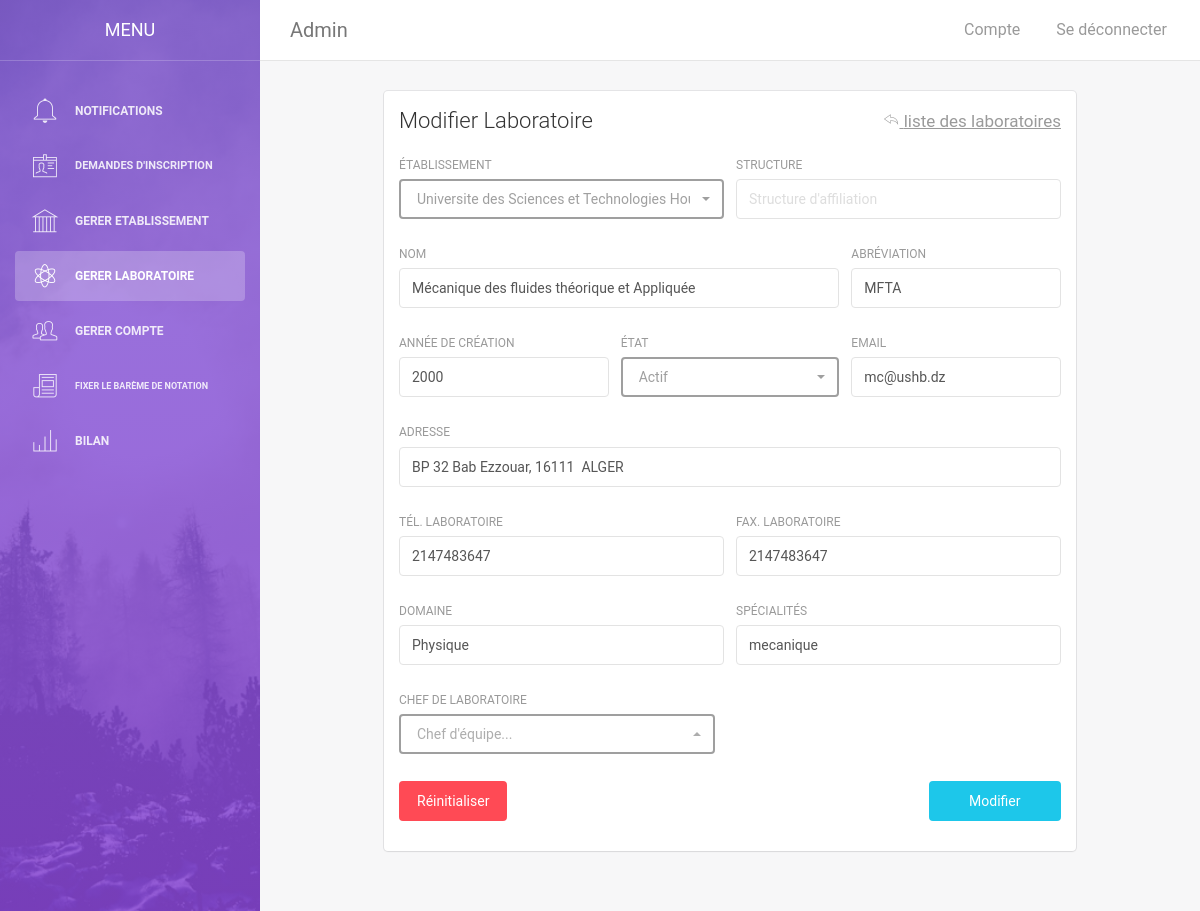
Page /adminModifierLabo.php?modifier=55 (signed in) on the committed database.
### tables this page shows
CREATE TABLE `laboratoire` (
  `idlabo` int(12) NOT NULL,
  `idspe` int(12) DEFAULT NULL,
  `nom` varchar(255) NOT NULL,
  `abrv` varchar(20) NOT NULL,
  `addresse` varchar(255) NOT NULL,
  `anneecrea` year(4) NOT NULL,
  `tel` int(20) NOT NULL,
  `etat` enum('actif','inactif') NOT NULL,
  `idetab` int(12) NOT NULL,
  `structure` varchar(150) NOT NULL,
  `fax` int(20) NOT NULL,
  `mail` varchar(150) NOT NULL
);

CREATE TABLE `domaine` (
  `codeDomaine` int(11) NOT NULL,
  `nom` varchar(50) NOT NULL
);

CREATE TABLE `specialite` (
  `idspe` int(12) NOT NULL,
  `nomspe` varchar(255) NOT NULL,
  `abrv` varchar(20) NOT NULL,
  `codeDomaine` int(11) NOT NULL
);

### adminModifierLabo.php (the view, shortened to what this page needs)
<?php
    require_once("config.php");
    if(isset($_GET["modifier"]) && $_GET["modifier"] != ""){
        $idlabo = mysqli_real_escape_string($db,$_GET["modifier"]);
        $sql = "SELECT * FROM laboratoire WHERE idlabo='".$idlabo."'";
        $result = mysqli_query($db,$sql);
        if(mysqli_num_rows($result) > 0){
            $row = mysqli_fetch_array($result);
            $sql = "SELECT * FROM domaine WHERE codeDomaine IN (
                SELECT codeDomaine FROM specialite WHERE idspe IN (
                    SELECT idspe FROM laboratoire WHERE idlabo='".$idlabo."'
                )
            )";
            $result = mysqli_query($db,$sql);
            $row2 = mysqli_fetch_array($result);
            $nomDomaine = $row2["nom"];
            $sql = "SELECT * FROM specialite WHERE idspe IN (
                SELECT idspe FROM laboratoire WHERE idlabo='".$idlabo."'
            )";
            $result = mysqli_query($db,$sql);
            $row2 = mysqli_fetch_array($result);
            $nomspe = $row2["nomspe"];
            $nomLabo = $row["nom"];
            $abrvLabo = $row["abrv"];
            $adresseLabo = $row["addresse"];
            $anneecreaLabo = $row["anneecrea"];
            $telLabo = $row["tel"];
            $structureLabo = $row["structure"];
            $faxLabo = $row["fax"];
            $mailLabo = $row["mail"];
        }
        else header("location: adminGererLabo.php");
    }
    else header("location: adminGererLabo.php");
?>
<!doctype html>
<html lang="en">
<head>
    <link href="assets/css/bootstrap.min.css" rel="stylesheet" />
    <link href="assets/css/animate.min.css" rel="stylesheet"/>
    <link href="assets/css/light-bootstrap-dashboard.css?v=1.4.0" rel="stylesheet"/>
    <link href="assets/css/demo.css" rel="stylesheet" />
    <link href="assets/css/pe-icon-7-stroke.css" rel="stylesheet" />
    <link rel="stylesheet" href="assets/select/bootstrap-select.min.css">
</head>
<body>
    <div class="sidebar" data-color="purple" data-image="assets/img/sidebar-5.jpg">
    	<div class="sidebar-wrapper">
            <div class="logo">
                <a href="#" class="simple-text">
                    Menu
                </a>
            </div>
            <ul class="nav">
            <?php
                    require_once('menuAdmin.php');
                ?>
            </ul>
    	</div>
    </div>
    <div class="main-panel">
		<nav class="navbar navbar-default navbar-fixed">
            <div class="container-fluid">
                <div class="navbar-header">
                    <div class="navbar-brand" >Admin</div>
                </div>
                <div class="collapse navbar-collapse">
                    <ul class="nav navbar-nav navbar-left">
                        <li>
                           <a href="">
                            </a>
                        </li>
                    </ul>
                    <ul class="nav navbar-nav navbar-right">
                    <li>
                            <a href="adminCompte.php">
                                <p>Compte</p>
                            </a>
                        </li>
                        <li>
                            <a id="seDeconnecter" href="index.php?logout=1">
                                <p>Se déconnecter</p>
                            </a>
                        </li>
                    </ul>
                </div>
            </div>
        </nav>
        <div style="position:relative; width:80%; left:10%; right:10%;" class="content">
            <div class="container-fluid">
                <div class="card">
                    <div class="header">
                        <h4 class="title">Modifier Laboratoire
                            <a id="revenir" href="adminGererLabo.php" class="pull-right text-muted"><i class="pe-7s-back"></i> liste des laboratoires </a>
                        </h4>
                    </div>
                    <div class="content">
                        <form action="" id="mainForm" method="post">
                        <div class="row">
                                <div class="col-md-6">
                                    <div class="form-group">
                                        <label>établissement</label>
                                    </div>
                                </div>
                                <div class="col-md-6">
                                    <div class="form-group">
                                        <label>structure</label>
                                        <input maxlength="150" type="text" value ="<?php echo $structureLabo;?>" name="structure" class="form-control" placeholder="Structure d'affiliation">
                                    </div>
                                </div>
                            </div>
                            <div class="row">
                                <div class="col-md-8">
                                    <div class="form-group">
                                        <label>nom</label>
                                        <input maxlength="255" required value ="<?php echo $nomLabo;?>" class="form-control" type="text" name="nomLabo" placeholder="Nom du laboratoire">
                                    </div>
                                </div>
                                <div class="col-md-4">
                                    <div class="form-group">
                                        <label>abréviation</label>
                                        <input maxlength="20" value ="<?php echo $abrvLabo;?>" class="form-control" type="text" name="abrvLabo" placeholder="Abréviation du laboratoire">
                                    </div>
                                </div>
                            </div>
                            <div class="row">
                                <div class="col-md-4">
                                    <div class="form-group">
                                        <label>année de création</label>
                                        <input min="2000" max="<?php echo date("Y"); ?>" value ="<?php echo $anneecreaLabo;?>" class="form-control" type="number" name="anneecrea" placeholder="Année de création du labo">
                                    </div>
                                </div>
                                <div class="col-md-4">
                                    <div class="form-group">
                                        <label>état</label>
                                    </div>
                                </div>
                                <div class="col-md-4">
                                    <div class="form-group">
                                        <label>email</label>
                                        <input maxlength="150" value ="<?php echo $mailLabo;?>" type="email" class="form-control" name="mailLabo" placeholder="Email du laboratoire">
                                    </div>
                                </div>
                            </div>
                            <div class="row">
                                <div class="col-md-12">
                                    <div class="form-group">
                                        <label>Adresse</label>
                                        <input maxlength="255" value ="<?php echo $adresseLabo;?>" class="form-control" type="text" name="adresseLabo" placeholder="Adresse du laboratoire">
                                    </div>
                                </div>
                            </div>
                            <div class="row">
                                <div class="col-md-6">
                                    <div class="form-group">
                                        <label>tél. laboratoire</label>
                                        <input maxlength="20" value ="<?php echo $telLabo;?>" class="form-control" type="text" name="telLabo" placeholder="Numéro téléphone labo">
                                    </div>
                                </div>
                                <div class="col-md-6">
                                    <div class="form-group">
                                        <label for="">fax. laboratoire</label>
                                        <input maxlength="20" value ="<?php echo $faxLabo;?>" class="form-control" type="text" name="faxLabo" placeholder="fax laboratoire">
                                    </div>
                                </div>
                            </div>
                            <div class="row">
                                <div class="col-md-6">
                                    <div class="form-group">
                                        <label>domaine</label>
                                        <input value="<?php echo $nomDomaine; ?>" placeholder="Domaine du laboratoire" maxlength="50" name="nomDomaine" class="form-control" type="text" required>
                                    </div>
                                </div>
                                <div class="col-md-6">
                                    <div class="form-group">
                                        <label>spécialités</label>
                                        <input value="<?php echo $nomspe; ?>" maxlength="255" name="nomspe" placeholder="Spécialités du laboratoire" class="form-control" type="text" required>
                                    </div>
                                </div>
                            </div>
                            <div class="row">
                                <div class="col-md-6">
                                    <div class="form-group">
                                        <label>Chef de laboratoire</label>
                                    </div>
                                </div>
                            </div>
                            <div class="row">
                                <div class="col-md-12">
                                    <button style="width:20%;" type="submit" class="btn btn-fill btn-info pull-right ">Modifier</button>
                                    <button type="button" id="clearBtn" style="width:auto;" class="btn btn-fill btn-danger pull-left ">Réinitialiser</button>
                                </div>
                            </div>
                        </form>
                    </div>
                </div>
            </div>
        </div>
    </div>
</body>
</html>

### adminModifierLabo.php (style rules this page uses)
#revenir { font-size : 17px; text-decoration : underline; }

### rows in the picture
laboratoire: nomLabo "Mécanique des fluides théorique et Appliquée", abrvLabo "MFTA", anneecrea "2000", mailLabo "mc@ushb.dz", adresseLabo "BP 32 Bab Ezzouar, 16111 ALGER", telLabo "2147483647", faxLabo "2147483647"
domaine: nomDomaine "Physique"
specialite: nomspe "mecanique"
